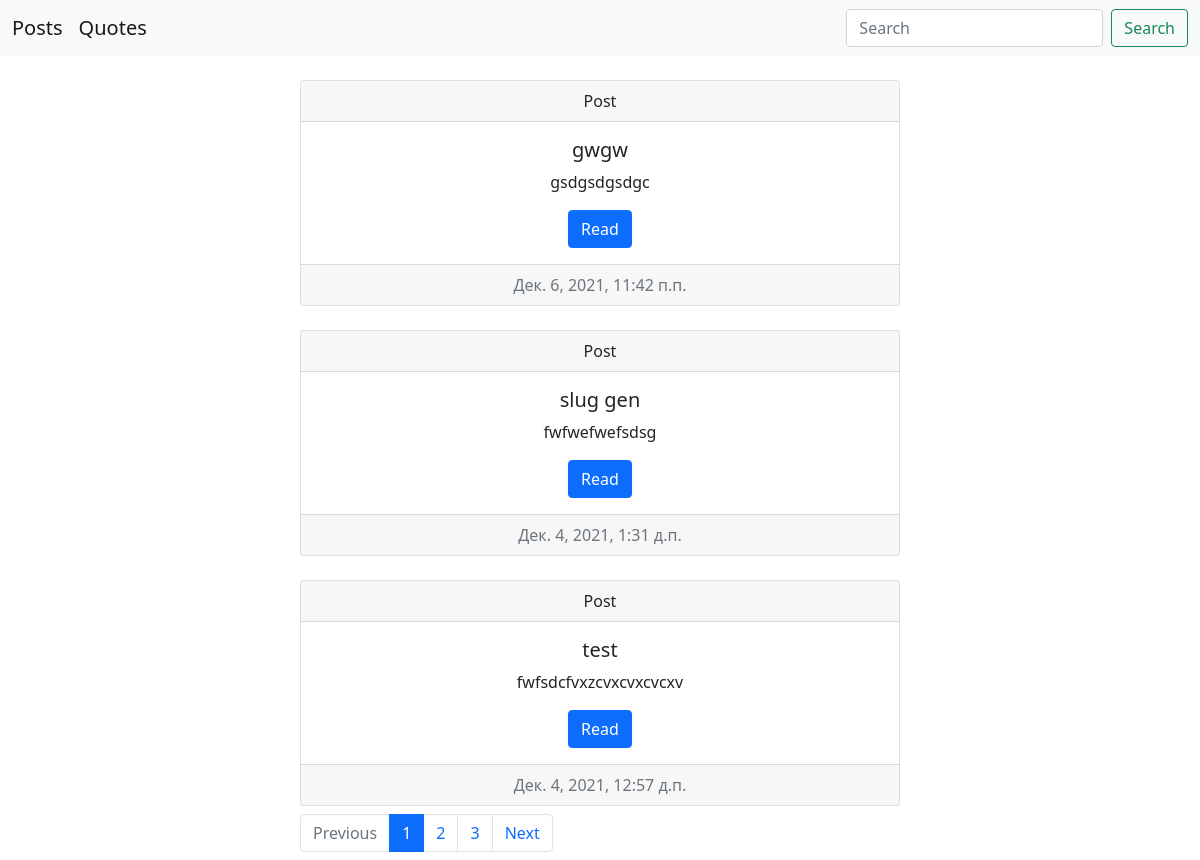
/?page=1, run on an earlier commit of the app's database.
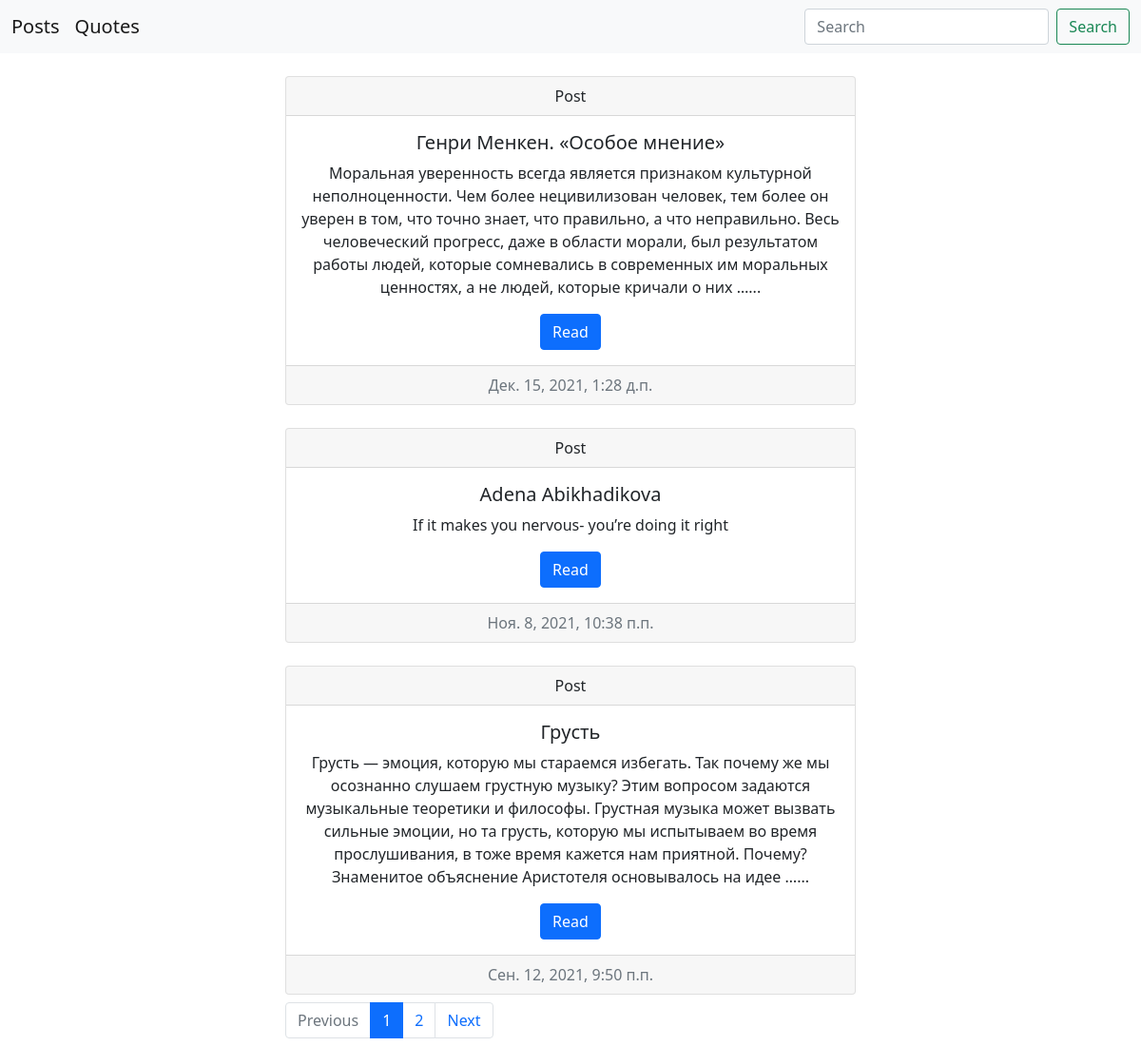
And on a later commit of the database.
### mysite/models.py (models this page shows, shortened)
class Post(models.Model):
    title = models.CharField(max_length=200)
    slug = models.SlugField(max_length=200, blank=True, unique=True)
    text = models.TextField()
    created_date = models.DateTimeField(default=timezone.now)
    def get_absolute_url(self):
        return reverse('post_detail', kwargs={'slug':self.slug})

### mysite/views.py (the view)
# urls.py: path('', views.post_list, name='post_list'),
def post_list(request):
    search_query = request.GET.get('Search', '')
    if search_query:
        posts = Post.objects.filter(title__icontains=search_query)
    else:
        posts = Post.objects.order_by('-created_date')
    paginator = Paginator(posts, 3)
    page_number = request.GET.get('page', 3)
    page = paginator.get_page(page_number)
    is_paginated = page.has_other_pages()
    if page.has_previous():
        prev_url = '?page={}'.format(page.previous_page_number())
    else:
        prev_url = ''
    if page.has_next():
        next_url = '?page={}'.format(page.next_page_number())
    else:
        next_url = ''
    context = {
        'page_object': page,
        'is_paginated': is_paginated,
        'next_url': next_url,
        'prev_url': prev_url,
    }
    return render(request, 'mysite/post_list.html', context=context)

### templates/mysite/post_list.html (shortened to what this page needs)
{% extends "base.html" %}
{% block content %}
      {% for post in page_object %}
        <div id="carta" class="card col-4 text-center mt-4">
          <div class="card-header">
            Post
          </div>
          <div class="card-body">
            <h5 class="card-title">{{ post.title }}</h5>
            {% if post.text|length > 50 %}
            <p class="card-text">{{ post.text|truncatewords:50 }}...</p>
            {% else %}
            <p class="card-text">{{ post.text }}</p>
            {% endif %}
            <a href="{{ post.get_absolute_url }}" class="btn btn-primary">Read</a>
          </div>
          <div class="card-footer text-muted">
            {{ post.created_date }}
          </div>
        </div>
      {% endfor %}
      <nav aria-label="...">
        <ul class="pagination mt-2 mb-2" id="carta">
          <li class="page-item {% if not prev_url %} disabled {% endif %}">
            <a class="page-link" href="{{ prev_url }}">Previous</a>
          </li>
      {% for n in page_object.paginator.page_range %}
        {% if page_object.number == n %}
          <li class="page-item active" aria-current="page">
            <a class="page-link" href="?page={{ n }}">{{ n }}</a>
          </li>
        {% elif n > page_object.number|add:-3 and n < page_object.number|add:3 %}
          <li class="page-item">
            <a class="page-link" href="?page={{ n }}">{{ n }}</a>
          </li>
        {% endif %}
      {% endfor %}
        <li class="page-item {% if not next_url %} disabled {% endif %}">
          <a class="page-link" href="{{ next_url }}">Next</a>
        </li>
        </ul>
      </nav>
{% endblock %}

What changed in the data, as far as the page shows it:
removed Post: title "gwgw", text "gsdgsdgsdgc", created_date "Дек. 6, 2021, 11:42 п.п."
removed Post: title "slug gen", text "fwfwefwefsdsg", created_date "Дек. 4, 2021, 1:31 д.п."
removed Post: title "test", text "fwfsdcfvxzcvxcvxcvcxv", created_date "Дек. 4, 2021, 12:57 д.п."
added Post: title "Генри Менкен. «Особое мнение»", text "Моральная уверенность всегда является признаком культурной неполноценности. Чем более нецивилизован человек, тем более он уверен в том, что точно знает, что правильно, а что неправильно. Весь человеческий прогресс, даже в области морали, был результатом работы людей, которые сомневались в современных им моральных ценностях, а не людей, которые кричали о них …", created_date "Дек. 15, 2021, 1:28 д.п."
now on this page (row unchanged): Post: title "Adena Abikhadikova", text "If it makes you nervous- you’re doing it right", created_date "Ноя. 8, 2021, 10:38 п.п."
now on this page (row unchanged): Post: title "Грусть", text "Грусть — эмоция, которую мы стараемся избегать. Так почему же мы осознанно слушаем грустную музыку? Этим вопросом задаются музыкальные теоретики и философы. Грустная музыка может вызвать сильные эмоции, но та грусть, которую мы испытываем во время прослушивания, в тоже время кажется нам приятной. Почему? Знаменитое объяснение Аристотеля основывалось на идее …", created_date "Сен. 12, 2021, 9:50 п.п."
Also different on the page:
list line gone: "3"
